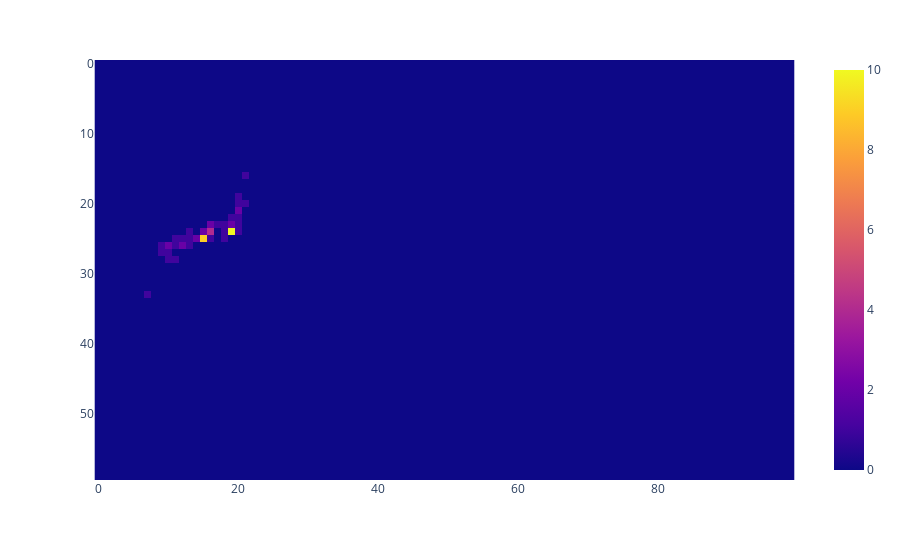

The notebook cell saved with this chart:
### Code cell
jp_map = np.zeros((60, 100))

for i in range(aggregate_jp_raw_map.shape[0]):

    x = aggregate_jp_raw_map['lat'][i]
    y = aggregate_jp_raw_map['lng'][i] - 20
    population_level = aggregate_jp_raw_map['scale_population'][i] 
    
    jp_map[x, y] = population_level

jp_map_flipped = np.flipud(jp_map)

# simple visualization
fig = px.imshow(jp_map_flipped, color_continuous_scale=[(0.00, 'white')])
fig.show()

### Figure 1 — Plotly figure (JSON) as saved in the notebook; plotly's stock layout.template omitted (floating-point values rounded to 4 significant figures; data arrays with more than 128 entries replaced by an {"elided": "..."} marker saying what was removed)
{"data": [{"coloraxis": "coloraxis", "hovertemplate": "x: %{x}<br>y: %{y}<br>color: %{z}<extra></extra>", "name": "0", "type": "heatmap", "xaxis": "x", "yaxis": "y", "z": {"elided": "60x100 int values"}}], "layout": {"coloraxis": {"colorscale": [[0, "white"]]}, "margin": {"t": 60}, "xaxis": {"anchor": "y", "constrain": "domain", "domain": [0, 1], "scaleanchor": "y"}, "yaxis": {"anchor": "x", "autorange": "reversed", "constrain": "domain", "domain": [0, 1]}}}
